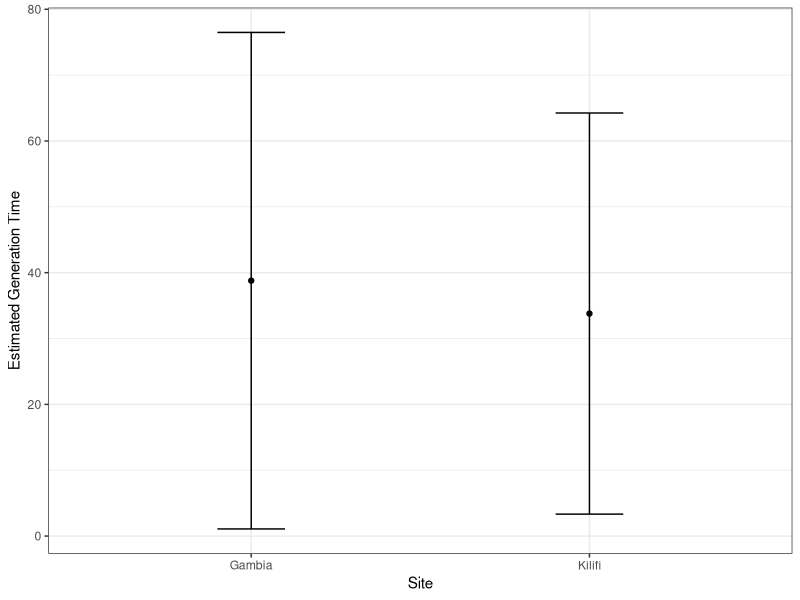
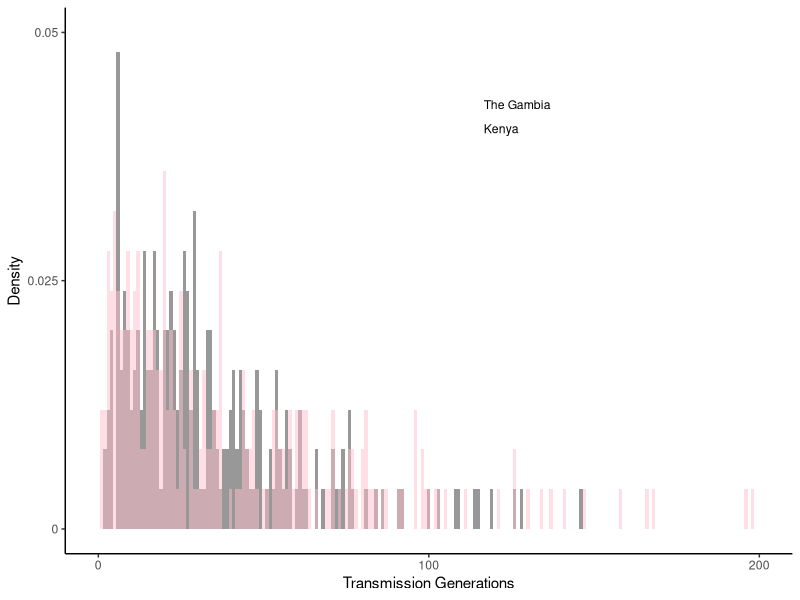

Recreate these plots in R, in order.
library(data.table)
library(ggplot2)
##########ORGANIZE THE DATA #####################

# ######MAELA JOHNLEES ELIFE#####
maxCarriageDuration<-365
sites<-c("Gambia","Kilifi")
clear.mat<-matrix(nrow=length(sites),ncol=7)
colnames(clear.mat)<-c("site","mean_dur","gentime_mean","sd","gentime_med","lowerCI","upperCI")
clear.mat[,1]<-sites

#########GAMBIA, CHRISPIN CHAGUZA FRONTIERS ########
nboot=10000
carr.mat.gamb<-matrix(nrow=nboot,ncol=2)
for(k in 1:nboot){
  durs<-rexp(1000,rate=0.0263)
  durs[which(durs>maxCarriageDuration)]<-NA
  durs<-durs[!is.na(durs)]
  
  d<-sample(durs,1,replace = FALSE,prob=durs)
  p<-runif(1,1,5)####incubation period
  t<-runif(1,0,p+d)
  # t<-runif(1,p,p+d)
  carr.mat.gamb[k,1]<-p+d
  carr.mat.gamb[k,2]<-t
}
carr.mat.gamb<-data.table(carr.mat.gamb)
colnames(carr.mat.gamb)<-c("duration","transmission")
# mean(carr.mat$transmission)
# quantile(carr.mat$transmission)
clear.mat[1,2]<-mean(carr.mat.gamb$duration,na.rm=T)
clear.mat[1,3]<-mean(carr.mat.gamb$transmission,na.rm=T)
clear.mat[1,4]<-sd(carr.mat.gamb$transmission,na.rm=T)
clear.mat[1,5:7]<-quantile(carr.mat.gamb$transmission,na.rm=T)[c(3,2,4)]



#########KILIFI KENYA, CHRISPIN CHAGUZA FRONTIERS ########
nboot=10000
carr.mat.kil<-matrix(nrow=nboot,ncol=2)
for(k in 1:nboot){
  durs<-rexp(1000,rate=0.032)
  durs[which(durs>maxCarriageDuration)]<-NA
  durs<-durs[!is.na(durs)]
  d<-sample(durs,1,replace = FALSE,prob=durs)
  p<-runif(1,1,5)####incubation period
  # t<-runif(1,0,p+d)
  t<-runif(1,p,p+d)
  carr.mat.kil[k,1]<-p+d
  carr.mat.kil[k,2]<-t
}
carr.mat.kil<-data.table(carr.mat.kil)
colnames(carr.mat.kil)<-c("duration","transmission")
# mean(carr.mat$transmission)
# quantile(carr.mat$transmission)

clear.mat[2,2]<-mean(carr.mat.kil$duration,na.rm=T)
clear.mat[2,3]<-mean(carr.mat.kil$transmission,na.rm=T)
clear.mat[2,4]<-sd(carr.mat.kil$transmission,na.rm=T)
clear.mat[2,5:7]<-quantile(carr.mat.kil$transmission,na.rm=T)[c(3,2,4)]


###PLOT#####
clear.mat<-data.frame(data.table(clear.mat))
clear.mat[,2:6]<-sapply(clear.mat[,2:6], as.numeric)
ggplot(clear.mat)+
  geom_point(aes(x=site,y=gentime_mean))+
  geom_errorbar(aes(ymin=gentime_mean-sd,ymax=gentime_mean+sd,x=site),width=0.2)+
  theme_bw()+
  ylab("Estimated Generation Time")+
  xlab("Site")

mean(clear.mat[2:3,"gentime_mean"])
mean(clear.mat[2:3,"sd"])

genTime<- mean(clear.mat[2:3,"gentime_mean"])
varGen<-(genTime)^2
shape=genTime^2/varGen
scale=varGen/genTime

tots=250
colors=c("The Gambia"="grey","Kenya"="pink")
ggplot()+
  geom_histogram(data=carr.mat.kil[sample(tots,replace=F),], aes(x=transmission,y = ..count../sum(..count..),fill="grey"),binwidth=1,alpha=0.8)+
  geom_histogram(data=carr.mat.gamb[sample(tots,replace=F),], aes(x=transmission,y = ..count../sum(..count..),fill="pink"),binwidth=1,alpha=0.5,fill="pink")+
  geom_line(aes(x=1:tots,y=dgamma(1:tots,shape=shape,scale=scale)),linetype="dashed")+
  theme_classic()+
  xlab("Transmission Generations")+
  ylab("Density")+
  scale_x_continuous(breaks=c(0,100,200),limits=c(0,200),labels=c(0,100,200))+
  scale_y_continuous(breaks=c(0,.025,0.05),limits=c(0,0.05),labels=c(0,0.025,0.05))+
  # xlim(0,0.025)+
  theme(legend.title = element_blank(),legend.position = c(0.6,0.8))+
  scale_fill_manual(values = colors,breaks=c("The Gambia","Kenya"),limits=c("The Gambia","Kenya"))+
  guides(fill = guide_legend(override.aes = list(size=10,color="white")))


  